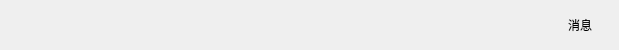
<?xml version="1.0" encoding="UTF-8"?>
<ui version="4.0">
 <class>ChatBubbleRight</class>
 <widget class="QWidget" name="ChatBubbleRight">
  <property name="geometry">
   <rect>
    <x>0</x>
    <y>0</y>
    <width>619</width>
    <height>50</height>
   </rect>
  </property>
  <property name="sizePolicy">
   <sizepolicy hsizetype="Preferred" vsizetype="Minimum">
    <horstretch>0</horstretch>
    <verstretch>0</verstretch>
   </sizepolicy>
  </property>
  <property name="windowTitle">
   <string>Form</string>
  </property>
  <layout class="QHBoxLayout" name="horizontalLayout">
   <property name="spacing">
    <number>20</number>
   </property>
   <property name="leftMargin">
    <number>0</number>
   </property>
   <property name="topMargin">
    <number>0</number>
   </property>
   <property name="rightMargin">
    <number>0</number>
   </property>
   <property name="bottomMargin">
    <number>0</number>
   </property>
   <item>
    <spacer name="horizontalSpacer">
     <property name="orientation">
      <enum>Qt::Horizontal</enum>
     </property>
     <property name="sizeHint" stdset="0">
      <size>
       <width>510</width>
       <height>20</height>
      </size>
     </property>
    </spacer>
   </item>
   <item>
    <widget class="QLabel" name="msg">
     <property name="sizePolicy">
      <sizepolicy hsizetype="Maximum" vsizetype="Preferred">
       <horstretch>0</horstretch>
       <verstretch>0</verstretch>
      </sizepolicy>
     </property>
     <property name="maximumSize">
      <size>
       <width>600</width>
       <height>16777215</height>
      </size>
     </property>
     <property name="text">
      <string>消息</string>
     </property>
     <property name="wordWrap">
      <bool>true</bool>
     </property>
     <property name="class" stdset="0">
      <string>chat-bubble-right</string>
     </property>
    </widget>
   </item>
   <item>
    <widget class="QLabel" name="avatar">
     <property name="text">
      <string/>
     </property>
     <property name="wordWrap">
      <bool>false</bool>
     </property>
    </widget>
   </item>
  </layout>
 </widget>
 <resources/>
 <connections/>
</ui>
